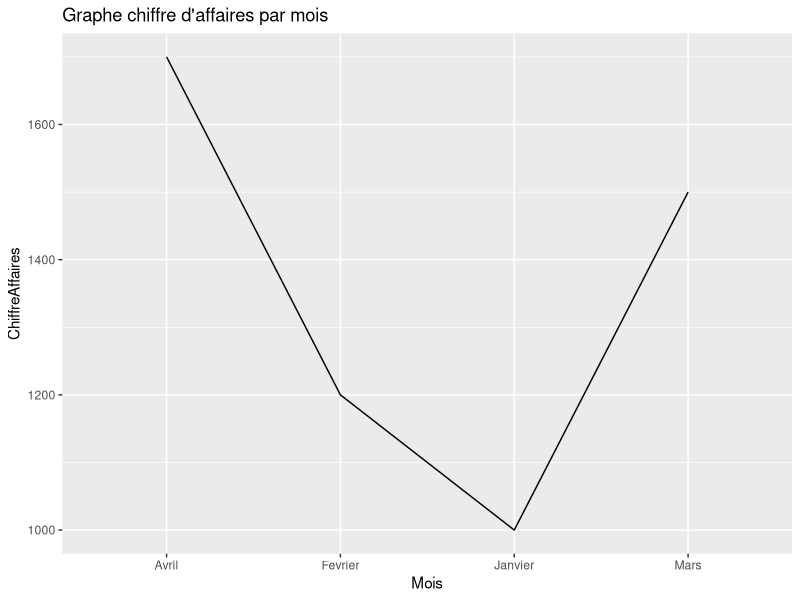

The R script that drew this image:
library(ggplot2)
ventes = data.frame(Mois =c( "Janvier","Fevrier","Mars","Avril") ,ChiffreAffaires = c(1000, 1200, 1500, 1700))

ggplot(ventes, aes(x= Mois, y= ChiffreAffaires , group = 1)) +geom_line() + ggtitle("Graphe chiffre d'affaires par mois")
